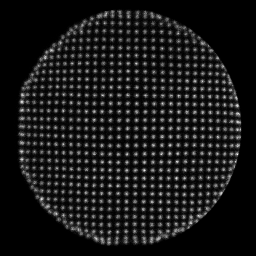
#> input picture LINE01.PGM, 256 x 256 px
$ python test3.py
#> lines starting #> are read from the running program, lines starting #| are printed output that depends on the picture; after the words box and inside, x2 and y2 are one past the last pixel; in counts of white or black regions, pixels touching at a corner belong together
import cv2
import numpy as np
import matplotlib.pyplot as plt
from scipy.interpolate import griddata


def detect_grid_points(image):
    gray = cv2.cvtColor(image, cv2.COLOR_BGR2GRAY)

    corners = cv2.goodFeaturesToTrack(gray, 0, 0.05, 4)
    corners = np.int0(corners)

    grid_points = []
    img_color = cv2.cvtColor(gray, cv2.COLOR_GRAY2BGR)
    for corner in corners:
        x, y = corner.ravel()
        grid_points.append((x, y))
        cv2.circle(img_color, (x, y), 1, (0, 255, 0), -1)

    cv2.imshow('Detect grid', img_color)
    return grid_points

def calculate_grid_constant_row(img):
    mean_spacing = 0
    count_rows = 0

    height = img.shape[0]
    row = 0
    while row < height:
        if np.sum(img[row, :] == 1) == 0:
            row += 1
            continue

        current_mean = 0
        space_count = 0
        db = 0

        for col in range(img.shape[1]):
            if np.sum(img[row:row+3, col] == 1) != 0 and space_count == 0:
                space_count = col
                continue

            if np.sum(img[row:row+3, col] == 1) != 0 and space_count != 0:
                current_mean += (col - space_count)
                space_count = 0
                db += 1

        mean_spacing += current_mean / db
        count_rows += 1

        row += 3

    return mean_spacing / count_rows

def calculate_grid_constant(img, grid_points):
    m1 = calculate_grid_constant_row(img)
    m2 = calculate_grid_constant_row(img.T)

    return round((m1 + m2) / 2)


# [17 lines left out: function bilinear_interpolation, not called in this run]


def calculate_grid_displacement_vector(grid_points, grid_constant, image):
    correction_values = []
    theoretical = []
    theoretical2 = []
    paired_theoretical = []
    for y in range(0, image.shape[0], grid_constant):
        for x in range(0, image.shape[1], grid_constant):
            theoretical.append((x, y))
            theoretical2.append((x, y))

    x_coords = []
    y_coords = []
    delta_x_values = []
    delta_y_values = []

    for y in range(image.shape[0]):
        for x in range(image.shape[1]):
            if (x, y) in theoretical:
                corrected_x = round(x / grid_constant) * grid_constant
                corrected_y = round(y / grid_constant) * grid_constant
                min_distance = float('inf')
                nearest_theoretical = None
                for gridp in grid_points:
                    if gridp not in paired_theoretical:
                        distance = np.sqrt(
                            (gridp[0] - corrected_x) ** 2 + (gridp[1] - corrected_y) ** 2)
                        if distance < min_distance:
                            min_distance = distance
                            nearest_theoretical = gridp

                paired_theoretical.append(nearest_theoretical)  # Add nearest theoretical point to paired list
                corrected_x, corrected_y = nearest_theoretical  # Update corrected coordinates

                delta_x = corrected_x - x
                delta_y = corrected_y - y
                correction_values.append((delta_x, delta_y))
                x_coords.append(x)
                y_coords.append(y)
                delta_x_values.append(delta_x)
                delta_y_values.append(delta_y)
            else:
                correction_values.append((0, 0))

    grid_x, grid_y = np.mgrid[0:image.shape[0], 0:image.shape[1]]
    grid_delta_x = griddata((x_coords, y_coords), delta_x_values, (grid_y, grid_x), method='linear')
    grid_delta_y = griddata((x_coords, y_coords), delta_y_values, (grid_y, grid_x), method='linear')

    return (grid_delta_x, grid_delta_y), theoretical, correction_values


# [40 lines left out: functions visualize_displacement_vector, visualize_displacement_vector_test, not called in this run]


calibration_img = cv2.imread('LINE01.PGM')
#> calibration_img is the input picture: shape (256, 256, 3); min 0, max 255, mean 23.8

grid_points = detect_grid_points(calibration_img)
#> in detect_grid_points, `corners = cv2.goodFeaturesToTrack(gray, 0, 0.05, 4)`: corners = 732 rows, first 8: [144, 170], [169, 145], [176, 177], [237, 105], [176, 161], [177, 153], [194, 128], [21, 101]
#> the loop in detect_grid_points, `for corner in corners:` made 732 passes
#> after the loop in detect_grid_points, `for corner in corners:`:
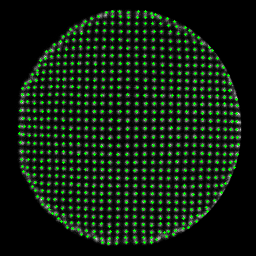
#> img_color: shape (256, 256, 3); 5.58% of pixels changed, all inside (x1, y1, x2, y2) = (18, 10, 240, 245)
#> after the loop in detect_grid_points, `for corner in corners:`: grid_points = 732 pairs, first value 19 to 238, second value 11 to 243

grid_constant = calculate_grid_constant(calibration_img, grid_points)
#> after the loop in calculate_grid_constant_row, `while row < height:`: count_rows = 79; mean_spacing = 1193.9; row = 256
#> in calculate_grid_constant, `m1 = calculate_grid_constant_row(img)`: m1 = 15.11
#> in calculate_grid_constant, `m2 = calculate_grid_constant_row(img.T)`: m2 = 1.05
#> grid_constant = 8
print("Grid Constant:", grid_constant)
#| Grid Constant: 8

displacement_vector, theoretical_points, correction_values = calculate_grid_displacement_vector(grid_points, grid_constant, calibration_img)
#> after the loop in calculate_grid_displacement_vector, `for y in range(image.shape[0]):`: correction_values = 45280 items; delta_x_values = 732 values, max 58 at index 704, min -144 at index 731, mean 3.22; delta_y_values = 732 values, max 79 at index 575, min 7 at index 78, mean 41.02; paired_theoretical = 733 items, first 6: (46, 51), (54, 44), (63, 36), (70, 29), (68, 34), (76, 26); x_coords = 732 values, max 248 at index 31, min 0 at index 0, mean 123.4; y_coords = 732 values from 0 to 176
#> (the run stopped early here; a loop or call above may not have finished)
